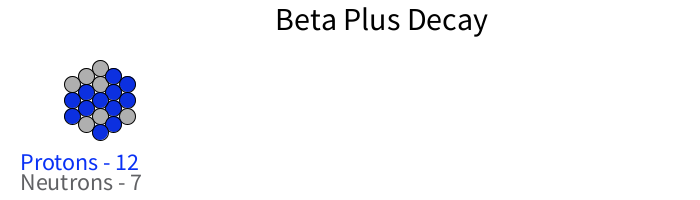
Frame 1 (no input)
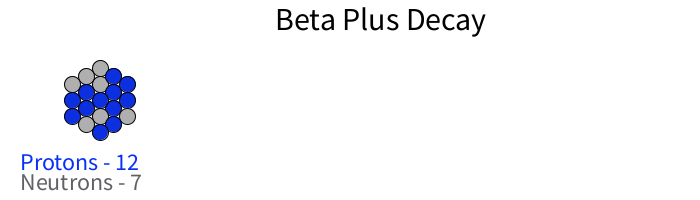
Frame 60 (the mouse pressed at the canvas centre just before this capture)
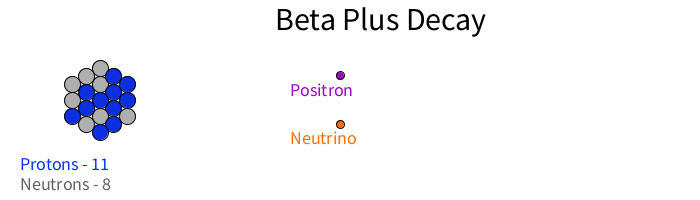
Frame 120 (the mouse held since frame 60 and released just before this capture)

The Processing sketch that drew these frames (run headless with seeded random() and noise(); from frame 60 on, the mouse is pressed at the canvas centre):

// Processing sketch: Beta_plus
// ── Beta_plus.pde
class TextBox {
  PVector location;
  PVector velocity;
  
  TextBox(float x_loc, float y_loc, float x_vel, float y_vel) {
    location = new PVector(x_loc, y_loc);
    velocity = new PVector(x_vel, y_vel);
  }
  void update() {
    location.add(velocity);
  }
  
  void display(String message, int size, float[] col) {
    textSize(size);
    fill(col[0],col[1],col[2]);
    text(message, location.x, location.y);
  }
}

//for beta+ decay, releases positrion and neutrino
//large number of protons, proton changes into a neutrino
class Mover {
  PVector location;
  PVector velocity;
  PVector acceleration;
  
  
  Mover(float x_loc,float y_loc, float x_vel, float y_vel) {
    
    location = new PVector(x_loc,y_loc);
    velocity = new PVector(x_vel,y_vel);
    
  }
  
  void update() {
    location.add(velocity);
    
  }
    
  void display(int i, int rad, int col) {
    stroke(0);
    //purple positron
    if (col == 0) {
      fill(154, 5, 198);
    }
    //orange neutrino
    else if(col == 1) {
      fill(255, 111, 6);
    }
    //grey neutrons
    else if(((i)%3)==0) {
      fill(175);
    } //blue protons
    else {
      fill(12,48,224);
    }
    ellipse(location.x,location.y,rad,rad);
  }
}


// new function
float[][] position(float x_val, float y_val, float radius) {
  // make it produce the x and y coordinates for the 6 spots around it
  
  float y_dist = (sin(radians(30)))*(2*radius);
  float x_dist = (cos(radians(30)))*(2*radius);
  
  //coords is a list that contains the new coordinates for 6 circles around one circle
  
  
  float[][] coords = {{(x_val),(y_val-(2*radius))}, {(x_val+x_dist),(y_val-y_dist)}, {(x_val+x_dist),(y_val+y_dist)}, {(x_val),(y_val+(2*radius))}, {(x_val-x_dist),(y_val+y_dist)}, {(x_val-x_dist),(y_val-y_dist)}};
  
  return coords;
}

Mover[] movers = {};


//function to check if a coordinate is already used
boolean isItemInArray(float[][] array, float[] item) {
    for (int i = 0; i < array.length; i++) {
        // This if statement depends on the format of your array
        if (array[i][0] == item[0] && array[i][1] == item[1]) {
            return true;   // Found it
        }
    }
    return false;   // Not found
}




void setup() {
  size(700,200);
  float[] center = {100.0,100.0};
  float[][] all_coords = {};
  float[][] orig_coords = position(center[0],center[1],8.0);
  
  //from the center, make 6 coords
  float[][] coords = position(center[0],center[1],8.0);
  //make 6 particles
  for (int k = 0; k < 6; k++) {
    //if coords do not yet exist, make the circle, else, don't
    boolean x = isItemInArray(all_coords, coords[k]);
    if (x == false){
      //create the mover
      // add the mover to the movers list
      movers = (Mover[])append(movers, new Mover(coords[k][0],coords[k][1],0,0));
      
      //add coords to the list
      
      all_coords = (float[][])append(all_coords,coords[k]);
    }
  }
  //now change the center and make new circles
  for (int i = 0; i < 6; i++) {
    //redefine the center 
    center[0] = orig_coords[i][0];
    center[1] = orig_coords[i][1];
    //from the center, make 6 coords
    float[][] new_coords = position(center[0],center[1],8.0);
    //make 6 particles
    for (int k = 0; k < 6; k++) {
      //if coords do not yet exist, make the circle, else, don't
      boolean x = isItemInArray(all_coords, new_coords[k]);
      if (x == false){
        //create the mover
        // add the mover to the movers list
        movers = (Mover[])append(movers,new Mover(new_coords[k][0],new_coords[k][1],0,0));
        //add coords to the list
        all_coords = (float[][])append(all_coords,new_coords[k]);
      }
    }
    
    
    
  }
}

Mover[] make_betas() {
  // each mouse click, eject an alpha particle
  Mover[] betas = {};
  
  betas = (Mover[])append(betas,new Mover(100.0,100.0,4.0,-0.4));
  betas = (Mover[])append(betas,new Mover(100.0,100.0,4.0,0.4));
  return betas;
}


// create the alpha particle
Mover[] betas = make_betas();
int x = 0;


// create text for positron
float px_loc = 50;
float py_loc = 120;
float px_vel = 4;
float py_vel = -0.4;
String p_message = "Positron";
int p_size = 18;
float[] p_col = {154, 5, 198};
TextBox posi_text = new TextBox(px_loc,py_loc, px_vel, py_vel);

// create text for neutrino
float nx_loc = 50;
float ny_loc = 120;
float nx_vel = 4;
float ny_vel = 0.4;
String n_message = "Neutrino";
int n_size = 18;
float[] n_col = {255, 111, 6};
TextBox neut_text = new TextBox(nx_loc,ny_loc, nx_vel, ny_vel);

void mousePressed() {
  if (x == 0) {
    x = 1;
  } 
}



void draw() {
  background(255);
  //title
  textSize(32);
  fill(0);
  text("Beta Plus Decay", 275, 30);
  
  textSize(24);
  
  if (x == 1) {
    for (int i = 0; i < betas.length; i++) {
      betas[i].update();
      
      betas[i].display(i,8,i);
    }
    
    //draw positron text
    posi_text.update();
    posi_text.display(p_message, p_size, p_col);
    //draw neutrino text
    neut_text.update();
    neut_text.display(n_message,n_size,n_col);
    
    for (int i = 0; i < (movers.length) - 2; i++) {
      movers[i].update();
      movers[i].display(i,16,2);
    }
    //add a neutron
    movers[17].display(3,16,2);
    movers[18].display(3,16,2);
    fill(9, 49, 245);
    text("Protons - 11", 20, 170);
    fill(96, 97, 100);
    text("Neutrons - 8", 20, 190);
    
  
  } else {
      for (int i = 0; i < movers.length; i++) {
        movers[i].update();
        //movers[i].checkEdges();
        movers[i].display(i,16,2);
      }
    fill(9, 49, 245);
    text("Protons - 12", 20, 170);
    fill(96, 97, 100);
    text("Neutrons - 7", 20, 190);
  }

}
